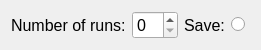
   <widget class="QWidget" name="gridLayoutWidget_7">
    <property name="geometry">
     <rect>
      <x>500</x>
      <y>20</y>
      <width>261</width>
      <height>25</height>
     </rect>
    </property>
    <layout class="QGridLayout" name="gridLayout_8">
     <item row="0" column="0">
      <widget class="QLabel" name="label_20">
       <property name="font">
        <font>
         <pointsize>12</pointsize>
         <weight>50</weight>
         <bold>false</bold>
        </font>
       </property>
       <property name="text">
        <string>Number of runs:</string>
       </property>
      </widget>
     </item>
     <item row="0" column="2">
      <widget class="QLabel" name="label_22">
       <property name="font">
        <font>
         <pointsize>12</pointsize>
         <weight>50</weight>
         <bold>false</bold>
        </font>
       </property>
       <property name="text">
        <string>Save:</string>
       </property>
      </widget>
     </item>
     <item row="0" column="1">
      <widget class="QSpinBox" name="spinBox_5">
       <property name="font">
        <font>
         <pointsize>12</pointsize>
        </font>
       </property>
      </widget>
     </item>
     <item row="0" column="3">
      <widget class="QRadioButton" name="radioButton_5">
       <property name="font">
        <font>
         <pointsize>12</pointsize>
        </font>
       </property>
       <property name="text">
        <string/>
       </property>
       <attribute name="buttonGroup">
        <string notr="true">buttonGroup_2</string>
       </attribute>
      </widget>
     </item>
    </layout>
   </widget>
